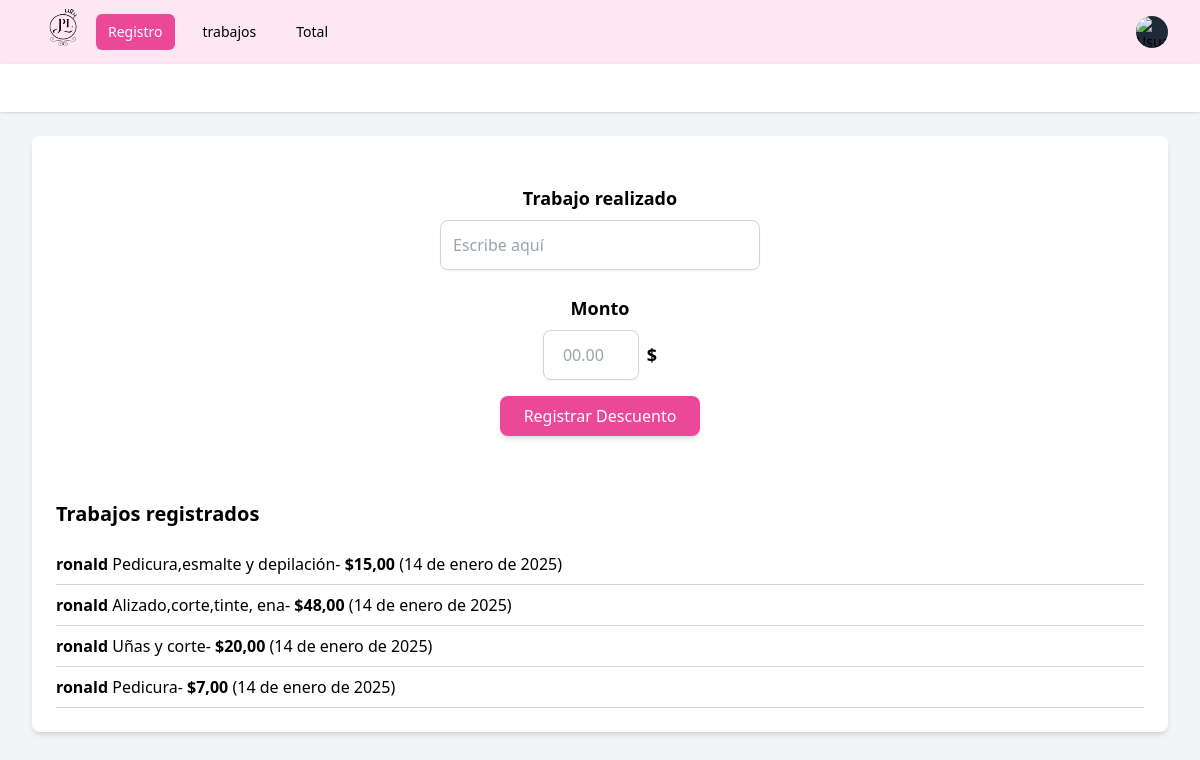
Page /home/ (signed in) on the committed database.
### users/models.py (models this page shows, shortened)
class Trabajo(models.Model):
    usuario= models.ForeignKey(User, on_delete=models.CASCADE) #relacion con el usario
    trabajo=models.CharField(max_length=255)#campo de trabajo
    monto=models.DecimalField(max_digits=10, decimal_places=2)
    fecha_registro= models.DateField(auto_now_add=True)

### users/views.py (the view)
# urls.py: 2. Add a URL to urlpatterns:  path('', views.home, name='home')
@login_required
def home(request):
    if request.method == 'POST':
        form = TrabajoForm(request.POST)
        if form.is_valid():
            trabajo = form.save(commit=False)
            trabajo.usuario = request.user  # Asociar el trabajo con el usuario actual
            trabajo.save()
            messages.success(request, 'Trabajo registrado exitosamente.')
            return redirect('home')  # Redirigir a la misma página después de guardar
        else:
            messages.error(request, 'Hubo un error al registrar el trabajo.')
    else:
        form = TrabajoForm()
        trabajos = Trabajo.objects.filter(usuario=request.user).order_by('-fecha_registro')#esto solo en caso de filtrar
    return render(request, 'home.html', {'form': form, 'trabajos': trabajos})

### users/forms.py
class TrabajoForm(forms.ModelForm):
    class Meta:
            model=Trabajo
            fields=['trabajo','monto']
            widgets = {
                'trabajo': forms.TextInput(attrs={
                    'class': 'w-full max-w-xs rounded-lg border border-gray-300 p-3 shadow-sm mb-6',
                    'placeholder': 'Escribe aquí',
                }),
                'monto': forms.TextInput(attrs={
                    'class': 'w-24 ml-6 rounded-lg border border-gray-300 p-3 shadow-sm text-center',
                    'placeholder': '00.00',
                }),
            }
            labels = {
            'trabajo': 'Trabajo realizado',
            'monto': 'Monto',
            }

### theme/templates/home.html (shortened to what this page needs)
{% extends 'base.html' %}
{% block content %}
<div class="mx-auto max-w-7xl px-4 py-6 sm:px-6 lg:px-8">
    <div class="bg-white p-6 rounded-lg shadow-md">
        <form method="post" class="flex flex-col items-center py-6">
            <label for="trabajo" class="text-lg font-semibold mb-2 text-center">Trabajo realizado</label>
            <input type="text" name="trabajo" id="trabajo" placeholder="Escribe aquí"
                   class="w-full max-w-xs rounded-lg border border-gray-300 p-3 shadow-sm mb-6" required>
            <label for="monto" class="text-lg font-semibold mb-2 text-center">Monto</label>
            <div class="flex items-center space-x-2 justify-center">
                <input type="number" step="0.01" name="monto" id="monto" placeholder="00.00"
                       class="w-24 rounded-lg border border-gray-300 p-3 shadow-sm text-center" required>
                <span class="text-lg font-bold">$</span>
            </div>
            <button type="submit" class="mt-4 px-6 py-2 bg-pink-500 text-white rounded-lg shadow-md hover:bg-pink-600">
                Registrar Descuento
            </button>
        </form>
        <div class="mt-10">
            <h2 class="text-xl font-bold mb-4">Trabajos registrados</h2>
            <ul>
                {% for trabajo in trabajos %}
                    <li class="border-b border-gray-300 py-2">
                        <strong>{{ trabajo.usuario }}</strong> {{ trabajo.trabajo }}-<strong> ${{ trabajo.monto }}</strong> ({{ trabajo.fecha_registro }})
                    </li>
                {% empty %}
                    <p>No hay trabajos registrados.</p>
                {% endfor %}
            </ul>
        </div>
    </div>
</div>
{% endblock %}

### rows in the picture
Trabajo: usuario "ronald", trabajo "Pedicura,esmalte y depilación", monto "15,00", fecha_registro "14 de enero de 2025"
Trabajo: usuario "ronald", trabajo "Alizado,corte,tinte, ena", monto "48,00", fecha_registro "14 de enero de 2025"
Trabajo: usuario "ronald", trabajo "Uñas y corte", monto "20,00", fecha_registro "14 de enero de 2025"
Trabajo: usuario "ronald", trabajo "Pedicura", monto "7,00", fecha_registro "14 de enero de 2025"
